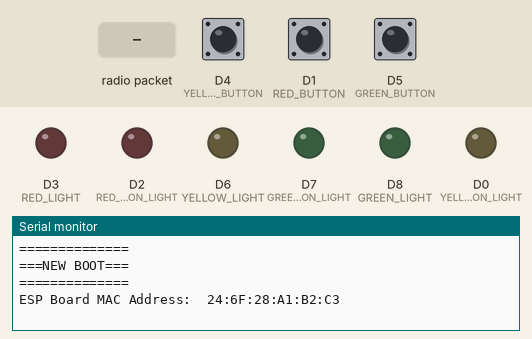
This sketch was run on a simulated ESP8266 (NodeMCU). On the bench: output pins drawn as LEDs (lit = HIGH), the last lines printed to the serial monitor. The test bench sets the inputs (shaded band); at power-on: D4 (YELLOW_BUTTON) HIGH, D1 (RED_BUTTON) HIGH, D5 (GREEN_BUTTON) HIGH.

Above: at 1.2 s.
1.3 s: D4 (YELLOW_BUTTON) pulled LOW for 0.15 s
At 1.4 s:
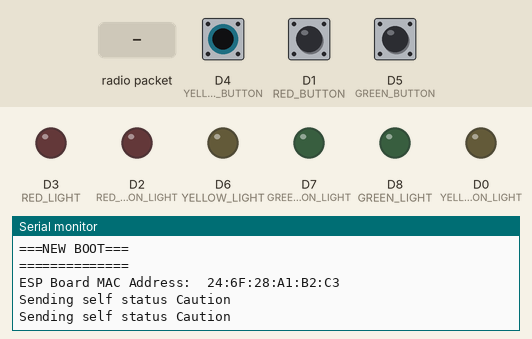
3.2 s: D1 (RED_BUTTON) pulled LOW for 0.15 s
At 3.22 s:
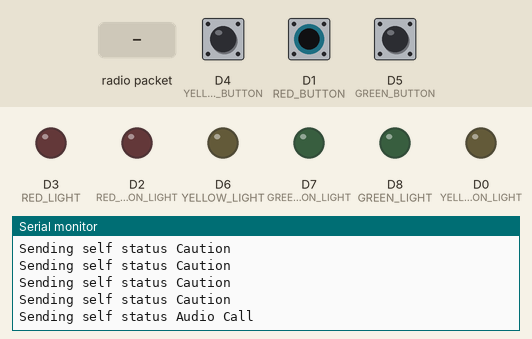
5.1 s: D5 (GREEN_BUTTON) pulled LOW for 0.15 s
At 5.14 s:
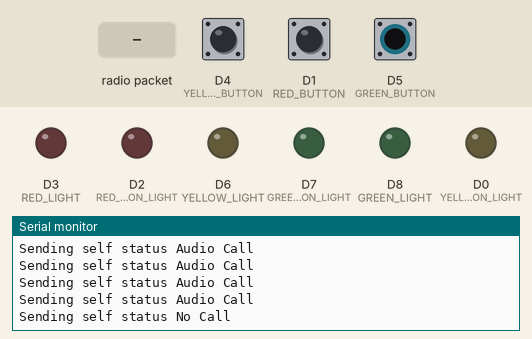
7.0 s: radio packet "1" arrives
8.5 s: D1 (RED_BUTTON) pulled LOW for 1 s
At 9.1 s:
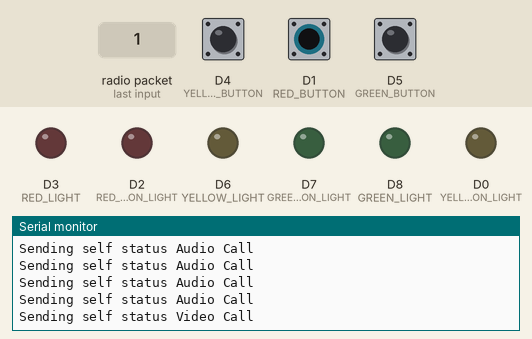
11.0 s: D5 (GREEN_BUTTON) pulled LOW for 1 s
At 12.6 s:
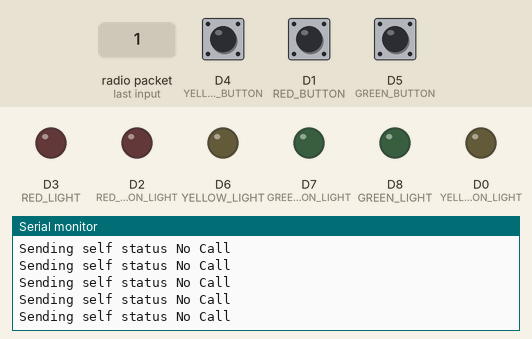

The sketch:

busy-light-1.2.0.ino
```cpp
#include <espnow.h>
#include <ESP8266WiFi.h>

#define GREEN_BUTTON D5
#define GREEN_BUTTON_LIGHT D7
#define GREEN_LIGHT D8

#define YELLOW_BUTTON D4
#define YELLOW_BUTTON_LIGHT D0
#define YELLOW_LIGHT D6

#define RED_BUTTON D1
#define RED_BUTTON_LIGHT D2
#define RED_LIGHT D3

const uint8_t BUTTON_LIGHTS[] = {
  RED_BUTTON_LIGHT,
  YELLOW_BUTTON_LIGHT,
  GREEN_BUTTON_LIGHT
};
const uint8_t STATUS_LIGHTS[] = { RED_LIGHT, YELLOW_LIGHT, GREEN_LIGHT };
const uint8_t BUTTONS[] = { RED_BUTTON, YELLOW_BUTTON, GREEN_BUTTON };

enum Status { NONE, NO_CALL, CAUTION, AUDIO_CALL, VIDEO_CALL };
Status selfStatus = NONE;
Status otherStatus = NONE;
unsigned long lastSelfStatusChangeTime = 0;

// Toggle me to flash corresponding boxes
#if true
uint8_t BROADCAST_ADDRESS[] = {0x00, 0x00, 0x00, 0x00, 0x00, 0x00};
#else
uint8_t BROADCAST_ADDRESS[] = {0x00, 0x00, 0x00, 0x00, 0x00, 0x00};
#endif

unsigned char* ESPNOW_KEY = (unsigned char*) "your-16-char-encryption-key-here";
struct Broadcast { uint8_t status; bool confirm; };
Broadcast sendingStatus;
Broadcast sendingConfirmation;
bool receive = true;
int rebroadcastCounter = 0;
#define REBROADCAST_INTERVAL 100
#define HOLD_THRESHOLD 10
int resetHeldCounter = 0;
int heldCounter = 0;

void setup() {
  Serial.begin(9600);
  Serial.println("==============");
  Serial.println("===NEW BOOT===");
  Serial.println("==============");

  for(uint8_t buttonLight : BUTTON_LIGHTS) {
    pinMode(buttonLight, OUTPUT);
    digitalWrite(buttonLight, LOW);
  }
  for(uint8_t statusLight : STATUS_LIGHTS) {
    pinMode(statusLight, OUTPUT);
    digitalWrite(statusLight, LOW);
  }
  for(uint8_t button : BUTTONS) {
    pinMode(button, INPUT_PULLUP);
  }

  sendingStatus.status = NONE;
  sendingStatus.confirm = false;

  sendingConfirmation.status = NONE;
  sendingConfirmation.confirm = true;

  lastSelfStatusChangeTime = 0;

  WiFi.mode(WIFI_STA);
  Serial.print("ESP Board MAC Address:  ");
  Serial.println(WiFi.macAddress());

  if (esp_now_init() != 0) {
    Serial.println("Error initializing ESP-NOW");
    return;
  }
  esp_now_set_self_role(ESP_NOW_ROLE_COMBO);
  esp_now_add_peer(
    BROADCAST_ADDRESS,
    ESP_NOW_ROLE_COMBO,
    1,
    ESPNOW_KEY,
    sizeof(ESPNOW_KEY)
  );
  esp_now_register_recv_cb(esp_now_recv_cb_t(readStatus));
}

void loop() {
  if (Serial.available() && Serial.readString().equals("reset\n"))
    ESP.restart();

  bool greenPressed = !digitalRead(GREEN_BUTTON);
  bool yellowPressed = !digitalRead(YELLOW_BUTTON);
  bool redPressed = !digitalRead(RED_BUTTON);

  if (resetHeldCounter > HOLD_THRESHOLD && greenPressed)
    sendingStatus.status = NONE;
  else if (greenPressed) {
    sendingStatus.status = NO_CALL;
    resetHeldCounter++;
  } else
    resetHeldCounter = 0;

  if (yellowPressed)
    sendingStatus.status = CAUTION;

  if (heldCounter > HOLD_THRESHOLD && redPressed) {
    sendingStatus.status = VIDEO_CALL;
  } else if (redPressed) {
    heldCounter++;
    sendingStatus.status = AUDIO_CALL;
  } else
    heldCounter = 0;

  if (lastSelfStatusChangeTime != 0 &&
      sendingStatus.status == NO_CALL &&
      (millis() - lastSelfStatusChangeTime) > (6 * 60 * 60 * 1000)) {
    sendingStatus.status = NONE;
    lastSelfStatusChangeTime = 0;
  }

  sendSelfStatus();
  delay(50);
}

void sendSelfStatus() {
  rebroadcastCounter++;
  if (rebroadcastCounter < REBROADCAST_INTERVAL && sendingStatus.status == selfStatus) return;
  rebroadcastCounter = 0;

  Serial.print("Sending self status ");
  Serial.println(getStatusStr((Status) sendingStatus.status));

  esp_now_send(
    BROADCAST_ADDRESS,
    (uint8_t *) &sendingStatus,
    sizeof(sendingStatus)
  );
}

void readStatus(uint8_t * mac, uint8_t * incomingData, uint8_t len) {
  if (((Broadcast*) incomingData)->confirm) {
    if (selfStatus != (Status) ((Broadcast*) incomingData)->status)
      lastSelfStatusChangeTime = millis();
    selfStatus = (Status) ((Broadcast*) incomingData)->status;
    Serial.print("Set self status ");
    Serial.println(getStatusStr(selfStatus));
    setButtonLights(selfStatus);
  } else {
    sendingConfirmation.status = ((Broadcast*) incomingData)->status;
    Serial.print("Sending other status confirmation ");
    Serial.println(getStatusStr((Status) sendingConfirmation.status));

    uint8_t result = esp_now_send(
      BROADCAST_ADDRESS,
      (uint8_t *) &sendingConfirmation,
      sizeof(sendingConfirmation)
    );
    if (result != 0) {
      Serial.println("Error sending confirmation!!");
      return;
    }

    otherStatus = (Status) ((Broadcast*) incomingData)->status;

    Serial.print("Set other status ");
    Serial.println(getStatusStr(otherStatus));
    setStatusLights(otherStatus);
  }
}

// helpers

const char* getStatusStr(Status status) {
  switch (status) {
    case NO_CALL:
      return "No Call";
    case CAUTION:
      return "Caution";
    case AUDIO_CALL:
      return "Audio Call";
    case VIDEO_CALL:
      return "Video Call";
    default:
      return "None";
  }
}

void setButtonLights(Status status) {
  for (uint8_t light : BUTTON_LIGHTS)
    digitalWrite(light, LOW);

  switch (status) {
    case NO_CALL:
      digitalWrite(GREEN_BUTTON_LIGHT, HIGH);
      break;
    case CAUTION:
      digitalWrite(YELLOW_BUTTON_LIGHT, HIGH);
      break;
    case AUDIO_CALL:
      digitalWrite(RED_BUTTON_LIGHT, HIGH);
      break;
    case VIDEO_CALL:
      digitalWrite(YELLOW_BUTTON_LIGHT, HIGH);
      digitalWrite(RED_BUTTON_LIGHT, HIGH);
      break;
    default:
      break;
  }
}

void setStatusLights(Status status) {
  for (uint8_t light : STATUS_LIGHTS)
    digitalWrite(light, LOW);

  switch (status) {
    case NO_CALL:
      digitalWrite(GREEN_LIGHT, HIGH);
      break;
    case CAUTION:
      digitalWrite(YELLOW_LIGHT, HIGH);
      break;
    case AUDIO_CALL:
      digitalWrite(RED_LIGHT, HIGH);
      break;
    case VIDEO_CALL:
      digitalWrite(YELLOW_LIGHT, HIGH);
      digitalWrite(RED_LIGHT, HIGH);
      break;
    default:
      break;
  }
}
```

Measured:
- after the input at 1.3 s, the serial monitor: prints a new line at once (image 1)
- after the input at 3.2 s, the serial monitor: prints a new line at once (image 2)
- after the input at 5.1 s, the serial monitor: prints a new line at once (image 3)
- after the input at 8.5 s, the serial monitor: prints a new line at once (image 4)
